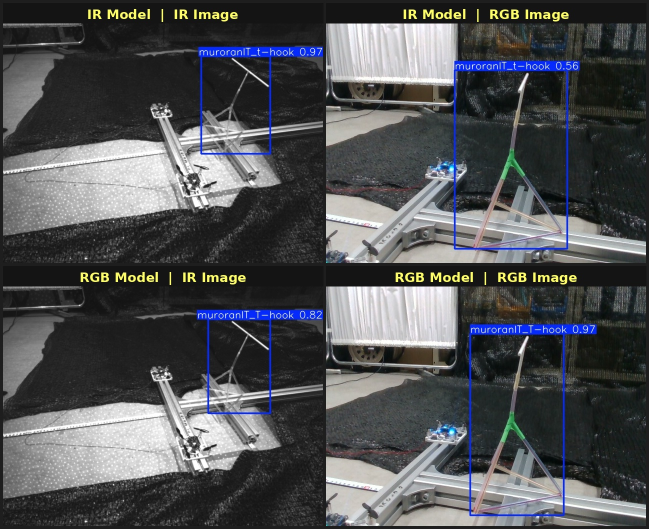
#> input picture intern_program/train_model/realsense/test_predict/combined_predictions.jpg, 1298 x 1058 px (shown at 1/2 size)
$ python exported_pipeline.py ../../../train_model/realsense/test_predict/combined_predictions.jpg ../../../train_model/realsense/test_predict/combined_predictions.jpg   (older library calls are emulated)
#> lines starting #> are read from the running program, lines starting #| are printed output that depends on the picture; after the words box and inside, x2 and y2 are one past the last pixel; in counts of white or black regions, pixels touching at a corner belong together
#> further down, img is the input picture: shape (1058, 1298, 3); mean B, G, R 84, 81.6, 79.9
"""Exported RealSense Cable detection pipeline.

Auto-generated by the RealSense Cable Video Analyzer.
Self-contained: needs only opencv-python + numpy.

Usage as a library:
    from exported_pipeline import detect
    import cv2
    masks = detect(cv2.imread('photo.jpg'))
    cv2.imwrite('mask.png', masks['combined'])

Usage from the command line:
    python exported_pipeline.py photo.jpg [ir.png]

See the exported_pipeline_examples/ folder for 7 worked examples.

YOLO: when the analyzer had 'Use YOLO' ticked, detect()
runs YOLO too (adds 'yolo_mask' + 'yolo_boxes'). It needs
`pip install ultralytics` and the weights file; ultralytics
is imported lazily so a YOLO-off config never needs it.

NOT reproduced: MOG2 background subtraction (needs video
history) and the OVERLAY combine (visualisation-only).
"""
import os
import json
import cv2
import numpy as np

# ---- Tuned configuration (snapshot of the GUI) ----
CONFIG = json.loads(r'''
{
 "version": 1,
 "params": {
  "H1_low": 0,
  "H1_high": 10,
  "H2_low": 160,
  "H2_high": 180,
  "S_min": 80,
  "S_max": 255,
  "V_min": 40,
  "V_max": 255,
  "A_min": 150,
  "A_max": 255,
  "B_min": 0,
  "B_max": 255,
  "BG_hist_rgb": 500,
  "BG_var_rgb": 50,
  "IR_thresh": 100,
  "BG_hist_ir": 500,
  "BG_var_ir": 50,
  "YOLO_Conf": 50,
  "Min_area": 20
 },
 "flags": {
  "use_bgsub_rgb": true,
  "use_bgsub_ir": true,
  "show_boxes": true,
  "show_overlay": true,
  "use_yolo": true,
  "loop_var": false,
  "use_clahe_ir": false
 },
 "ints": {
  "clahe_ir_clip": 2,
  "clahe_ir_tile": 8
 },
 "strings": {
  "rgb_detect_mode": "Color (HSV hue)",
  "ir_cmap": "Gray",
  "kernel_shape": "Rect",
  "rgb_mask_color": "#ff0000",
  "ir_mask_color": "#ffff00",
  "yolo_mask_color": "#ff00ff",
  "bgsub_rgb_src": "rgb",
  "bgsub_ir_src": "ir"
 },
 "rgb_pipeline": [
  {
   "en": true,
   "op": "Close",
   "n": 1,
   "dir": "XY",
   "kx": 3,
   "ky": 10,
   "t": 128,
   "comb_en": false,
   "comb_op": "AND",
   "comb_src": "mask_pre",
   "kshape": "Rect",
   "overlay": {
    "color1": "red",
    "color2": "cyan",
    "mask2_src": "none",
    "base_src": "rgb_raw"
   },
   "yolo": {
    "yolo_en": false,
    "yolo_input_kind": "image",
    "yolo_src": "rgb_raw",
    "yolo_mask_src": "rgb_mask",
    "yolo_mode": "box_only",
    "yolo_classes": {
     "0": true,
     "1": true
    }
   },
   "step_kind": "morph"
  },
  {
   "en": false,
   "op": "Open",
   "n": 1,
   "dir": "XY",
   "kx": 3,
   "ky": 3,
   "t": 128,
   "comb_en": false,
   "comb_op": "AND",
   "comb_src": "mask_pre",
   "kshape": "Rect",
   "overlay": {
    "color1": "red",
    "color2": "cyan",
    "mask2_src": "none",
    "base_src": "rgb_raw"
   },
   "yolo": {
    "yolo_en": false,
    "yolo_input_kind": "image",
    "yolo_src": "rgb_raw",
    "yolo_mask_src": "rgb_mask",
    "yolo_mode": "box_only",
    "yolo_classes": {
     "0": true,
     "1": true
    }
   },
   "step_kind": "morph"
  }
 ],
 "ir_pipeline": [
  {
   "en": true,
   "op": "Close",
   "n": 1,
   "dir": "XY",
   "kx": 3,
   "ky": 3,
   "t": 128,
   "comb_en": false,
   "comb_op": "AND",
   "comb_src": "mask_pre",
   "kshape": "Rect",
   "overlay": {
    "color1": "red",
    "color2": "cyan",
    "mask2_src": "none",
    "base_src": "rgb_raw"
   },
   "yolo": {
    "yolo_en": false,
    "yolo_input_kind": "image",
    "yolo_src": "rgb_raw",
    "yolo_mask_src": "rgb_mask",
    "yolo_mode": "box_only",
    "yolo_classes": {
     "0": true,
     "1": true
    }
   },
   "step_kind": "morph"
  },
  {
   "en": false,
   "op": "Open",
   "n": 1,
   "dir": "XY",
   "kx": 3,
   "ky": 3,
   "t": 128,
   "comb_en": false,
   "comb_op": "AND",
   "comb_src": "mask_pre",
   "kshape": "Rect",
   "overlay": {
    "color1": "red",
    "color2": "cyan",
    "mask2_src": "none",
    "base_src": "rgb_raw"
   },
   "yolo": {
    "yolo_en": false,
    "yolo_input_kind": "image",
    "yolo_src": "rgb_raw",
    "yolo_mask_src": "rgb_mask",
    "yolo_mode": "box_only",
    "yolo_classes": {
     "0": true,
     "1": true
    }
   },
   "step_kind": "morph"
  }
 ],
 "rgb_pre_pipeline": [
  {
   "en": false,
   "op": "GaussBlur",
   "n": 1,
   "dir": "XY",
   "kx": 5,
   "ky": 5,
   "t": 128,
   "comb_en": false,
   "comb_op": "AND",
   "comb_src": "mask_pre",
   "kshape": "Rect",
   "pm_target": "BGR"
  },
  {
   "en": false,
   "op": "GaussBlur",
   "n": 1,
   "dir": "XY",
   "kx": 5,
   "ky": 5,
   "t": 128,
   "comb_en": false,
   "comb_op": "AND",
   "comb_src": "mask_pre",
   "kshape": "Rect",
   "pm_target": "BGR"
  }
 ],
 "ir_pre_pipeline": [
  {
   "en": false,
   "op": "GaussBlur",
   "n": 1,
   "dir": "XY",
   "kx": 5,
   "ky": 5,
   "t": 128,
   "comb_en": false,
   "comb_op": "AND",
   "comb_src": "mask_pre",
   "kshape": "Rect",
   "pm_target": "BGR"
  },
  {
   "en": false,
   "op": "GaussBlur",
   "n": 1,
   "dir": "XY",
   "kx": 5,
   "ky": 5,
   "t": 128,
   "comb_en": false,
   "comb_op": "AND",
   "comb_src": "mask_pre",
   "kshape": "Rect",
   "pm_target": "BGR"
  }
 ],
 "user_pipelines": [
  {
   "name": "branch1",
   "type": "rgb",
   "source": "up_branch1_det",
   "color": "#00ffff",
   "channels": "HSV",
   "h1_lo": 0,
   "h1_hi": 10,
   "h2_lo": 170,
   "h2_hi": 180,
   "s_lo": 120,
   "s_hi": 255,
   "v_lo": 70,
   "v_hi": 255,
   "a_lo": 150,
   "a_hi": 255,
   "b_lo": 0,
   "b_hi": 255,
   "ir_lo": 80,
   "ir_hi": 255,
   "use_bgsub": false,
   "bgsub_src": "rgb",
   "bgsub_history": 500,
   "bgsub_varth": 16,
   "use_clahe_ir": false,
   "clahe_ir_clip": 2,
   "clahe_ir_tile": 8,
   "overlay": "mask",
   "steps": [],
   "pre_steps": []
  }
 ],
 "export_yolo": {
  "enabled": true,
  "model_path": "/home/mannaja/intern_in_MuroranIT/intern_program/models/drone_t_hook.pt",
  "conf": 0.5
 }
}
''')

# ----------------------------------------------------------------------
#  Op library (faithful copy of the analyzer's processing operations)
# ----------------------------------------------------------------------
MORPH_OPS = {
    "Close":    cv2.MORPH_CLOSE,    "Open":     cv2.MORPH_OPEN,
    "Dilate":   cv2.MORPH_DILATE,   "Erode":    cv2.MORPH_ERODE,
    "Gradient": cv2.MORPH_GRADIENT, "TopHat":   cv2.MORPH_TOPHAT,
    "BlackHat": cv2.MORPH_BLACKHAT,
}
KERNEL_SHAPES = {
    "Rect":    cv2.MORPH_RECT,
    "Ellipse": cv2.MORPH_ELLIPSE,
    "Cross":   cv2.MORPH_CROSS,
}
RGB_DETECT_MODES = {'Color (HSV hue)': 'hue', 'Achromatic (white/gray)': 'achroma', 'Brightness (V only)': 'value', 'LAB a*b* range': 'lab', 'HSV hue + LAB (red)': 'hsv_lab'}


def _odd(v):
    v = int(v)
    return v if v % 2 == 1 else v + 1


# [6 lines left out: function _fill_holes, not called in this run]


def apply_op(mask, op_name, n, kx, ky, d, thresh,
             prev=None, inp=None, kshape=cv2.MORPH_RECT):
    """Apply one morphology / extra op to a (mask or image) array."""
    n  = max(1, int(n)); kx = max(1, int(kx)); ky = max(1, int(ky))
    if op_name in MORPH_OPS:
        if d == "X":   sk = cv2.getStructuringElement(cv2.MORPH_RECT, (kx, 1))
        elif d == "Y": sk = cv2.getStructuringElement(cv2.MORPH_RECT, (1, ky))
        else:          sk = cv2.getStructuringElement(kshape,         (kx, ky))
        return cv2.morphologyEx(mask, MORPH_OPS[op_name], sk, iterations=n)
    elif op_name == "GaussBlur":
        return cv2.GaussianBlur(mask, (_odd(max(1, kx)),) * 2, 0)
    elif op_name == "MedianBlur":
        return cv2.medianBlur(mask, _odd(max(1, kx)))
    elif op_name == "BilateralBlur":
        return cv2.bilateralFilter(mask, kx, float(ky), float(ky))
    elif op_name == "Thresh_Binary":
        _, m = cv2.threshold(mask, max(0, min(255, int(thresh))),
                             255, cv2.THRESH_BINARY)
        return m
    elif op_name == "Thresh_Otsu":
        _, m = cv2.threshold(mask, 0, 255,
                             cv2.THRESH_BINARY | cv2.THRESH_OTSU)
        return m
    elif op_name == "Thresh_Adaptive":
        return cv2.adaptiveThreshold(mask, 255,
                   cv2.ADAPTIVE_THRESH_GAUSSIAN_C,
                   cv2.THRESH_BINARY, _odd(max(3, kx)), ky)
    elif op_name == "HistEq":
        return cv2.equalizeHist(mask)
    elif op_name == "CLAHE":
        cl = cv2.createCLAHE(clipLimit=float(max(1, kx)),
                             tileGridSize=(max(1, ky),) * 2)
        return cl.apply(mask)
    elif op_name == "Gamma":
        gamma = max(0.1, kx / 10.0)
        lut = np.array([min(255, int((i / 255.0) ** (1.0 / gamma) * 255))
                        for i in range(256)], dtype=np.uint8)
        return lut[mask]
    elif op_name == "Normalize":
        lo, hi = int(mask.min()), int(mask.max())
        if hi > lo:
            return cv2.normalize(mask, None, 0, 255, cv2.NORM_MINMAX)
        return mask
    elif op_name == "Retinex":
        sigma = float(max(1, kx))
        blur  = cv2.GaussianBlur(mask.astype(np.float32) + 1,
                                 (_odd(int(sigma) * 3 | 1),) * 2, sigma)
        r     = np.log1p(mask.astype(np.float32)) - np.log(blur)
        return cv2.normalize(r, None, 0, 255, cv2.NORM_MINMAX,
                             dtype=cv2.CV_8U)
    elif op_name == "Sharpen":
        k   = _odd(max(1, kx))
        blr = cv2.GaussianBlur(mask, (k, k), 0)
        return cv2.addWeighted(mask, 2.0, blr, -1.0, 0)
    elif op_name == "Laplacian":
        ksize = kx if kx in (1, 3, 5) else 3
        lap = cv2.Laplacian(mask, cv2.CV_16S, ksize=ksize)
        return cv2.convertScaleAbs(lap)
    elif op_name == "Sobel":
        ksize = kx if kx in (1, 3, 5, 7) else 3
        sx  = cv2.Sobel(mask, cv2.CV_16S, 1, 0, ksize=ksize)
        sy  = cv2.Sobel(mask, cv2.CV_16S, 0, 1, ksize=ksize)
        mag = cv2.magnitude(sx.astype(np.float32), sy.astype(np.float32))
        return cv2.normalize(mag, None, 0, 255, cv2.NORM_MINMAX,
                             dtype=cv2.CV_8U)
    elif op_name == "Canny":
        return cv2.Canny(mask, max(1, kx), max(1, ky))
    elif op_name in ("AND_prev", "OR_prev", "XOR_prev"):
        ref = prev if prev is not None else mask
        if op_name == "AND_prev": return cv2.bitwise_and(mask, ref)
        if op_name == "OR_prev":  return cv2.bitwise_or(mask, ref)
        return cv2.bitwise_xor(mask, ref)
    elif op_name in ("AND_input", "OR_input", "XOR_input"):
        ref = inp if inp is not None else mask
        if op_name == "AND_input": return cv2.bitwise_and(mask, ref)
        if op_name == "OR_input":  return cv2.bitwise_or(mask, ref)
        return cv2.bitwise_xor(mask, ref)
    elif op_name == "Invert":
        return cv2.bitwise_not(mask)
    elif op_name == "FillHoles":
        return _fill_holes(mask)
    return mask


# [44 lines left out: functions apply_op_image, apply_pm_targeted, not called in this run]


def _kshape_of(step, default_shape):
    return KERNEL_SHAPES.get(step.get("kshape", ""), default_shape)


# ----------------------------------------------------------------------
#  Pre-morph + step pipeline runners
# ----------------------------------------------------------------------
def run_pre_morph(image, pre_steps, default_shape):
    """Apply the pre-morph (image-conditioning) steps in order."""
#> called with default_shape = 0
    running = image
    for st in pre_steps:
        if not st.get("en"):
            continue
        running = apply_pm_targeted(
            running, st.get("pm_target", "BGR"), st.get("op", "GaussBlur"),
            max(1, st.get("n", 1)), max(1, st.get("kx", 3)),
            max(1, st.get("ky", 3)), st.get("dir", "XY"),
            st.get("t", 0), kshape=_kshape_of(st, default_shape))
    return running


def _coerce_mask(img, like):
    if img is None:
        return like
    m = img
    if m.ndim == 3:
        m = cv2.cvtColor(m, cv2.COLOR_BGR2GRAY)
    if m.shape != like.shape:
        m = cv2.resize(m, (like.shape[1], like.shape[0]))
    if m.dtype != like.dtype:
        m = m.astype(like.dtype)
    return m


# [15 lines left out: function _resolve_src, not called in this run]


def run_steps(mask_pre, steps, default_shape, views, view_prefix=None):
    """Run a morph / extra-op step pipeline. Returns (final, snaps).

    `snaps` stores REFERENCES (no per-step .copy()): every op returns a
    fresh array and nothing is mutated in place, so copying each step
    just to keep a snapshot only wasted time on long pipelines.
    """
    running = mask_pre
    snaps   = []
    for idx, st in enumerate(steps):
        if not st.get("en"):
            snaps.append(running)
            if view_prefix is not None:
                views["%s_step%d" % (view_prefix, idx + 1)] = running
            continue
        if st.get("comb_en"):
            ref = _coerce_mask(
                _resolve_src(snaps, st.get("comb_src", "mask_pre"),
                             mask_pre, views), running)
            cop = st.get("comb_op", "AND")
            if cop == "AND":
                running = cv2.bitwise_and(running, ref)
            elif cop == "OR":
                running = cv2.bitwise_or(running, ref)
            elif cop == "XOR":
                running = cv2.bitwise_xor(running, ref)
            # cop == "OVERLAY": visualisation only -> mask unchanged.
        else:
            prev = snaps[-1] if snaps else None
            running = apply_op(
                running, st.get("op", "Dilate"),
                max(1, st.get("n", 1)), max(1, st.get("kx", 3)),
                max(1, st.get("ky", 3)), st.get("dir", "Both"),
                st.get("t", 0), prev=prev, inp=mask_pre,
                kshape=_kshape_of(st, default_shape))
        snaps.append(running)
        if view_prefix is not None:
            views["%s_step%d" % (view_prefix, idx + 1)] = running
    return running, snaps


# ----------------------------------------------------------------------
#  Detection
# ----------------------------------------------------------------------
def rgb_detect(bgr, P, mode_key):
    """RGB binary detection in the selected mode."""
#> called with mode_key = 'hue'
    hsv = cv2.cvtColor(bgr, cv2.COLOR_BGR2HSV)
#> hsv: shape (1058, 1298, 3); mean H, S, V 40.3, 24.1, 86.8
    lab = cv2.cvtColor(bgr, cv2.COLOR_BGR2LAB)
#> lab: shape (1058, 1298, 3); mean of channels 0, 1, 2 84.1, 128.6, 126.6
    smin, smax = P["S_min"], P["S_max"]
    vmin, vmax = P["V_min"], P["V_max"]
    h1l, h1h   = P["H1_low"], P["H1_high"]
    h2l, h2h   = P["H2_low"], P["H2_high"]

    def labm():
        return cv2.inRange(lab, (0, P["A_min"], P["B_min"]),
                                (255, P["A_max"], P["B_max"]))
    if mode_key == "achroma":
        return cv2.inRange(hsv, (0, smin, vmin), (180, smax, vmax))
    if mode_key == "value":
        return cv2.inRange(hsv, (0, 0, vmin), (180, 255, vmax))
    if mode_key == "lab":
        return labm()
    if mode_key == "hsv_lab":
        a = cv2.inRange(hsv, (h1l, smin, vmin), (h1h, smax, vmax))
        b = cv2.inRange(hsv, (h2l, smin, vmin), (h2h, smax, vmax))
        return cv2.bitwise_and(cv2.bitwise_or(a, b), labm())
    # default: hue
    a = cv2.inRange(hsv, (h1l, smin, vmin), (h1h, smax, vmax))
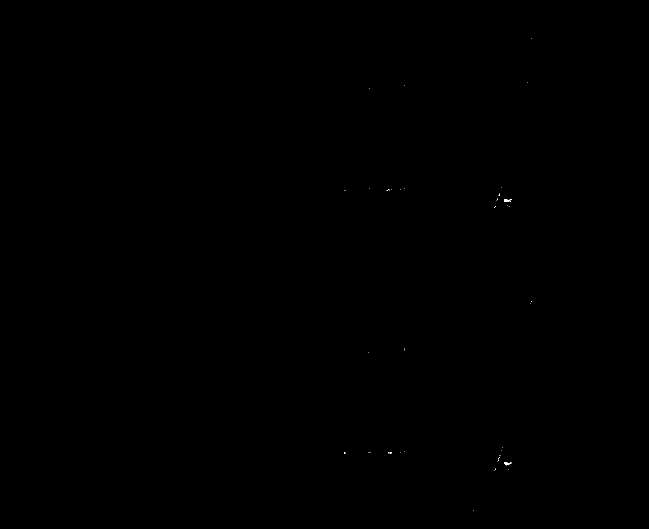
#> a: shape (1058, 1298) (shown at 1/2 size); 0.01% white in thin lines or dots, all inside (x1, y1, x2, y2) = (688, 76, 1063, 1022)
    b = cv2.inRange(hsv, (h2l, smin, vmin), (h2h, smax, vmax))
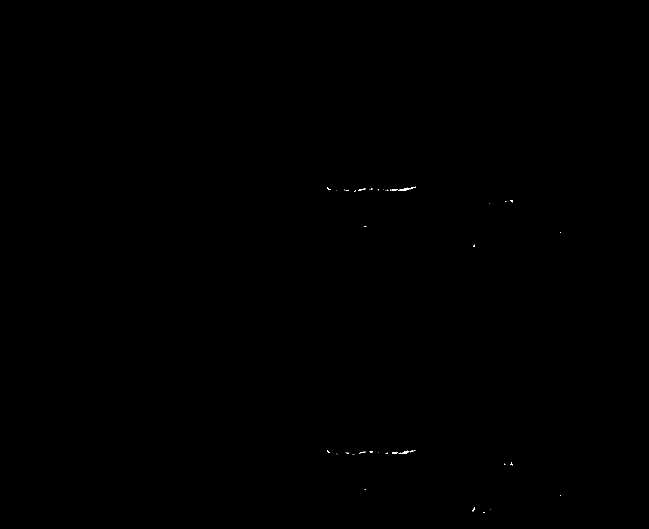
#> b: shape (1058, 1298) (shown at 1/2 size); 0.04% white in thin lines or dots, all inside (x1, y1, x2, y2) = (654, 373, 1122, 1026)
    return cv2.bitwise_or(a, b)
#> returned value: shape (1058, 1298); 0.05% white; 63 white regions (56 under 20 px), largest, box (x1, y1, x2, y2) and area: (771, 373, 832, 382) 165, (1008, 924, 1025, 931) 77, (1008, 398, 1026, 405) 73


def branch_rgb_detect(bgr, bd):
    """Branch RGB detection: AND of the channels named by 'channels'."""
    hsv = cv2.cvtColor(bgr, cv2.COLOR_BGR2HSV)
    lab = cv2.cvtColor(bgr, cv2.COLOR_BGR2LAB)
    h1 = cv2.inRange(hsv[:, :, 0], bd.get("h1_lo", 0),   bd.get("h1_hi", 10))
    h2 = cv2.inRange(hsv[:, :, 0], bd.get("h2_lo", 170), bd.get("h2_hi", 180))
    s  = cv2.inRange(hsv[:, :, 1], bd.get("s_lo", 0),    bd.get("s_hi", 255))
    v  = cv2.inRange(hsv[:, :, 2], bd.get("v_lo", 0),    bd.get("v_hi", 255))
    a  = cv2.inRange(lab[:, :, 1], bd.get("a_lo", 150),  bd.get("a_hi", 255))
    b  = cv2.inRange(lab[:, :, 2], bd.get("b_lo", 0),    bd.get("b_hi", 255))
    ch = bd.get("channels", "HSV")
    to_and = []
    if "H" in ch or ch == "full":
        to_and.append(cv2.bitwise_or(h1, h2))
    if "S" in ch or ch == "full":
        to_and.append(s)
    if "V" in ch or ch == "full":
        to_and.append(v)
    if "a" in ch:
        to_and.append(a)
    if "b" in ch:
        to_and.append(b)
    if not to_and:
        return np.zeros(bgr.shape[:2], np.uint8)
    det = to_and[0]
    for m in to_and[1:]:
        det = cv2.bitwise_and(det, m)
    return det


# [9 lines left out: function find_objects, not called in this run]


# ----------------------------------------------------------------------
#  YOLO object detection (optional add-on stage)
#
#  The 'ultralytics' package is imported LAZILY inside _get_yolo_model,
#  so a config with YOLO disabled never needs it installed. When the
#  analyzer had "Use YOLO" ticked, detect() runs this automatically.
# ----------------------------------------------------------------------
_YOLO_MODEL = None


def _get_yolo_model():
    """Lazy-load the YOLO model (imports ultralytics only when called)."""
    global _YOLO_MODEL
    if _YOLO_MODEL is None:
        from ultralytics import YOLO
        path = CONFIG.get("export_yolo", {}).get("model_path", "yolo.pt")
        _YOLO_MODEL = YOLO(path)
    return _YOLO_MODEL


def run_yolo(bgr, conf=None):
    """Run YOLO on a BGR image.

    Returns (boxes, mask):
      boxes - list of dicts {x, y, w, h, cls, name, conf}
      mask  - uint8 image, white inside every detected box
    Needs `pip install ultralytics` and the model weights file
    (path is baked into CONFIG['export_yolo']['model_path']).
    """
    if conf is None:
        conf = CONFIG.get("export_yolo", {}).get("conf", 0.5)
    model = _get_yolo_model()
    boxes = []
    mask  = np.zeros(bgr.shape[:2], np.uint8)
    for r in model(bgr, conf=conf, verbose=False):
        names = getattr(r, "names", {}) or {}
        for b in getattr(r, "boxes", []):
            x1, y1, x2, y2 = [int(v) for v in b.xyxy[0]]
            cid = int(b.cls[0])
            boxes.append({"x": x1, "y": y1, "w": x2 - x1, "h": y2 - y1,
                          "cls": cid, "name": names.get(cid, str(cid)),
                          "conf": float(b.conf[0])})
            cv2.rectangle(mask, (x1, y1), (x2, y2), 255, -1)
    return boxes, mask


# ----------------------------------------------------------------------
#  Top-level pipeline
# ----------------------------------------------------------------------
def detect(bgr_image, ir_image=None, with_yolo=None):
    """Run the exported pipeline on one BGR image.

    `ir_image` is optional — when omitted the IR pipeline runs on the
    grayscale of the RGB image (same as the analyzer's RGB-only mode).

    `with_yolo` - None = follow the exported config; True/False forces
    the YOLO stage on/off.

    Returns a dict of binary masks: 'rgb_mask', 'ir_mask', 'combined',
    plus 'up_<branch>' for every user branch. When YOLO runs it also
    adds 'yolo_mask' (uint8) and 'yolo_boxes' (list of dicts).
    """
    P     = CONFIG["params"]
    S     = CONFIG.get("strings", {})
    F     = CONFIG.get("flags", {})
    I     = CONFIG.get("ints", {})
    shape = KERNEL_SHAPES.get(S.get("kernel_shape", "Rect"), cv2.MORPH_RECT)
    mode  = RGB_DETECT_MODES.get(S.get("rgb_detect_mode", ""), "hue")

    views = {}

    # -- RGB pipeline --------------------------------------------------
    rgb_src   = run_pre_morph(bgr_image, CONFIG.get("rgb_pre_pipeline", []),
                              shape)
    rgb_pre   = rgb_detect(rgb_src, P, mode)
    views["rgb_mask_pre"] = rgb_pre
    rgb_mask, _ = run_steps(rgb_pre, CONFIG.get("rgb_pipeline", []),
                            shape, views, view_prefix="rgb")
#> after the loop in run_steps, `for idx, st in enumerate(steps):`: snaps = 2 items; views = 3 items
    views["rgb_mask"] = rgb_mask
    views["rgb_det"]  = rgb_mask

    # -- IR pipeline ---------------------------------------------------
    if ir_image is None:
        ir_gray = cv2.cvtColor(bgr_image, cv2.COLOR_BGR2GRAY)
    elif ir_image.ndim == 3:
        ir_gray = cv2.cvtColor(ir_image, cv2.COLOR_BGR2GRAY)
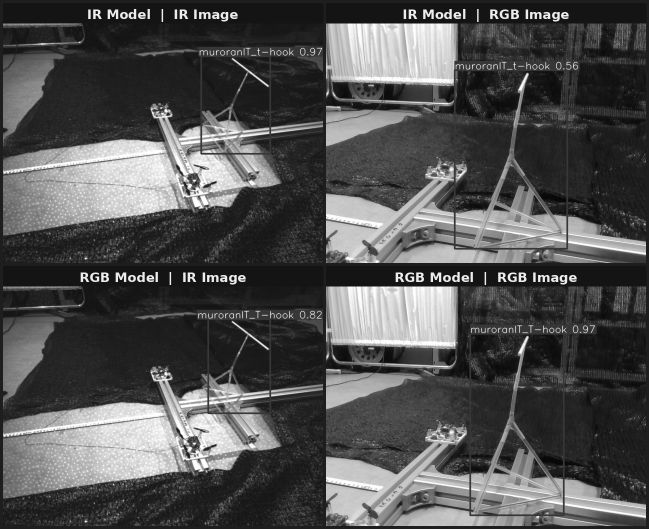
#> ir_gray: shape (1058, 1298) (shown at 1/2 size); min 2, max 255, mean 81.3
    else:
        ir_gray = ir_image
    if F.get("use_clahe_ir"):
        cl = cv2.createCLAHE(
            clipLimit=float(max(1, I.get("clahe_ir_clip", 2))),
            tileGridSize=(max(1, I.get("clahe_ir_tile", 8)),) * 2)
        ir_gray = cl.apply(ir_gray)
    ir_src    = run_pre_morph(ir_gray, CONFIG.get("ir_pre_pipeline", []),
                              shape)
    _, ir_pre = cv2.threshold(ir_src, int(P["IR_thresh"]), 255,
                              cv2.THRESH_BINARY)
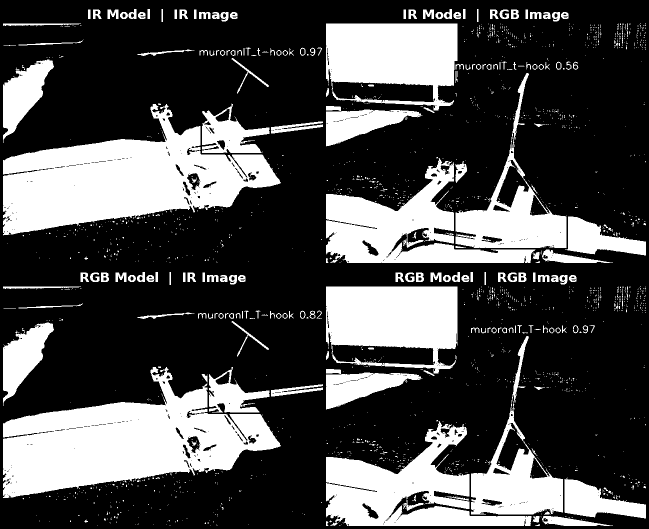
#> ir_pre: shape (1058, 1298) (shown at 1/2 size); 29.8% white; 1982 white regions (1768 under 20 px), largest, box (x1, y1, x2, y2) and area: (6, 734, 562, 996) 73750, (6, 208, 562, 471) 72269, (652, 842, 1064, 1052) 36131
    views["ir_mask_pre"] = ir_pre
    ir_mask, _ = run_steps(ir_pre, CONFIG.get("ir_pipeline", []),
                           shape, views, view_prefix="ir")
#> (the rest of the program and of its run is left out)
